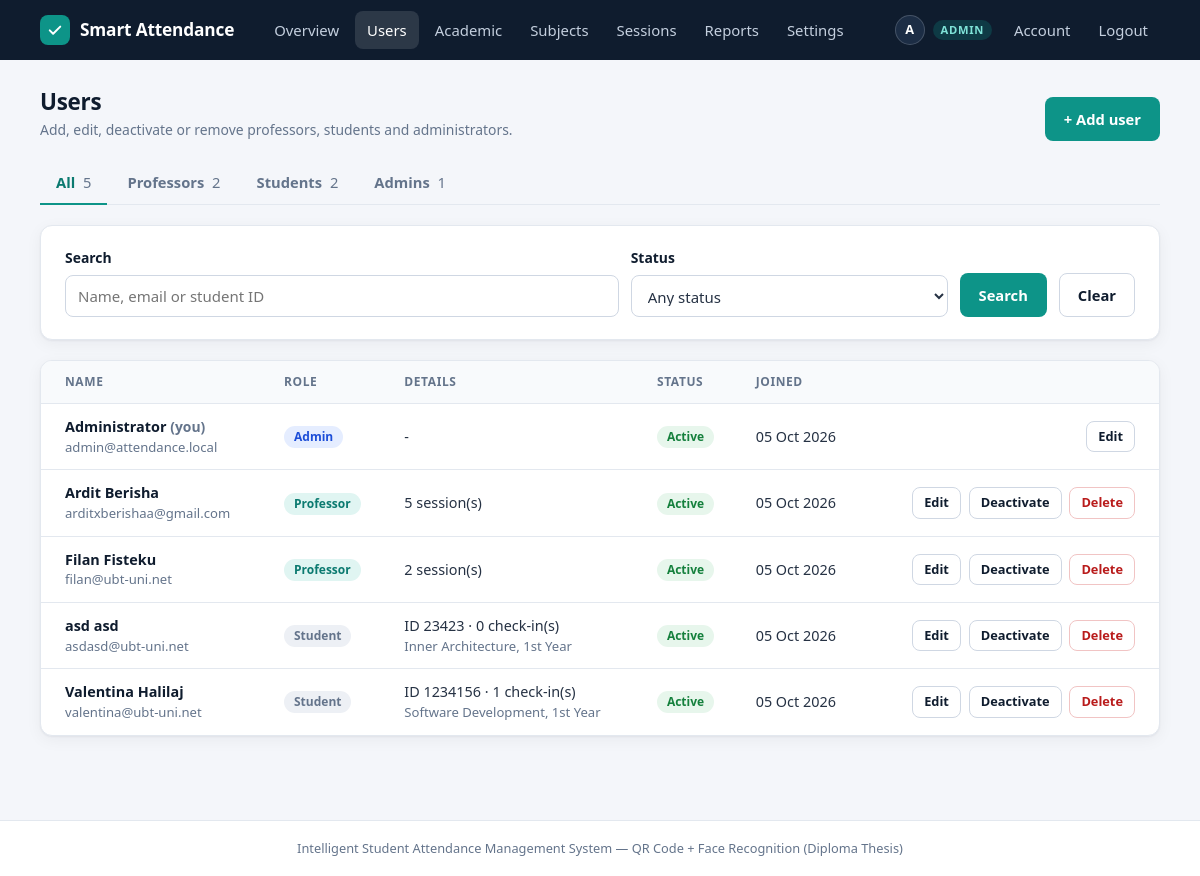
The page /admin/users (signed in) on the database its author committed.
### tables this page shows
CREATE TABLE "users" (
        id            INTEGER PRIMARY KEY AUTOINCREMENT,
        full_name     TEXT NOT NULL,
        email         TEXT NOT NULL UNIQUE,
        password_hash TEXT NOT NULL,
        role          TEXT NOT NULL CHECK(role IN ('admin', 'professor', 'student')),
        student_id    TEXT,                 -- university/matriculation number (students only)
        face_encoding TEXT,                 -- JSON array of 128 floats (students only)
        is_active     INTEGER NOT NULL DEFAULT 1,            -- 0 = account disabled by an admin
        must_change_password INTEGER NOT NULL DEFAULT 0,     -- 1 = temporary password in use
        created_at    TIMESTAMP DEFAULT CURRENT_TIMESTAMP
    , face_photo TEXT, first_name TEXT, last_name TEXT, program_id INTEGER REFERENCES programs (id), study_year_id INTEGER REFERENCES study_years (id), specialisation_id INTEGER REFERENCES specialisations (id));

### app.py (the view)
@app.route("/admin/users")
@role_required("admin")
def admin_users():
    role = request.args.get("role", "")
    status = request.args.get("status", "")
    q = request.args.get("q", "").strip()
    where, params = ["1 = 1"], []
    if role in ROLES:
        where.append("u.role = ?")
        params.append(role)
    if status in ("active", "inactive"):
        where.append("u.is_active = ?")
        params.append(1 if status == "active" else 0)
    if q:
        where.append("(u.full_name LIKE ? OR u.email LIKE ? OR u.student_id LIKE ?)")
        params += [f"%{q}%"] * 3
    db = get_db()
    users = db.execute(
        f"""SELECT u.*,
                   (SELECT name FROM programs WHERE id = u.program_id) AS program_name,
                   (SELECT name FROM study_years WHERE id = u.study_year_id) AS year_name,
                   (SELECT COUNT(*) FROM attendance a WHERE a.student_id = u.id) AS attended_count,
                   (SELECT COUNT(*) FROM sessions s WHERE s.professor_id = u.id) AS session_count
            FROM users u
            WHERE {' AND '.join(where)}
            ORDER BY u.role, u.full_name COLLATE NOCASE""",
        params,
    ).fetchall()
    counts = {r["role"]: r["n"] for r in db.execute("SELECT role, COUNT(*) AS n FROM users GROUP BY role")}
    return render_template(
        "admin_users.html", users=users, counts=counts, role=role, status=status, q=q,
    )

### app.py (called while the page is built, shortened)
def csrf_token():
    if "_csrf" not in session:
        session["_csrf"] = secrets.token_hex(16)
    return session["_csrf"]

@app.before_request
def load_user_and_protect():
    g.user = None
    if request.endpoint == "static":
        return None
    user_id = session.get("user_id")
    if user_id is not None:
        g.user = get_db().execute("SELECT * FROM users WHERE id = ?", (user_id,)).fetchone()
        if g.user is None or not g.user["is_active"]:
            session.clear()
            g.user = None
            flash("Your account is no longer available. Please log in again.", "error")
    if g.user and g.user["must_change_password"] and request.endpoint not in ("account", "logout"):
        if request.is_json:
            return jsonify({"success": False, "message": "Please set a new password first."}), 403
        return redirect(url_for("account"))
    return None

@app.context_processor
def inject_globals():
    return {"current_user": g.get("user"), "csrf_token": csrf_token}

def to_local(value):
    if not value:
        return None
    if isinstance(value, str):
        value = datetime.strptime(value[:19], "%Y-%m-%d %H:%M:%S")
    return value.replace(tzinfo=timezone.utc).astimezone()

@app.template_filter("localtime")
def localtime_filter(value, fmt="%d %b %Y, %H:%M"):
    local = to_local(value)
    return local.strftime(fmt) if local else "-"

def role_required(*roles):
    def decorator(f):
        @wraps(f)
        def wrapper(*args, **kwargs):
            if g.user is None:
                flash("Please log in to continue.", "error")
                return redirect(url_for("login"))
            if g.user["role"] not in roles:
                flash("You do not have permission to view that page.", "error")
                return redirect(url_for("index"))
            return f(*args, **kwargs)
        return wrapper
    return decorator

### database.py (called while the page is built)
def get_db():
    conn = sqlite3.connect(DB_PATH)
    conn.row_factory = sqlite3.Row
    conn.execute("PRAGMA foreign_keys = ON")
    return conn

def request_db():
    if "db" not in g:
        g.db = get_db()
    return g.db

### templates/admin_users.html (shortened to what this page needs)
{% extends "base.html" %}
{% import "_macros.html" as ui with context %}
{% block content %}
<div class="page-header">
    <div>
        <h2>Users</h2>
        <p class="hint">Add, edit, deactivate or remove professors, students and administrators.</p>
    </div>
    <div class="page-actions">
        <a href="{{ url_for('admin_user_new', role=role or 'professor') }}" class="btn btn-primary">+ Add user</a>
    </div>
</div>
<div class="tabs">
    <a href="{{ url_for('admin_users', q=q or None, status=status or None) }}" {% if not role %}class="active"{% endif %}>All <span class="count">{{ counts.values() | sum }}</span></a>
    <a href="{{ url_for('admin_users', role='professor', q=q or None, status=status or None) }}" {% if role == 'professor' %}class="active"{% endif %}>Professors <span class="count">{{ counts.get('professor', 0) }}</span></a>
    <a href="{{ url_for('admin_users', role='student', q=q or None, status=status or None) }}" {% if role == 'student' %}class="active"{% endif %}>Students <span class="count">{{ counts.get('student', 0) }}</span></a>
    <a href="{{ url_for('admin_users', role='admin', q=q or None, status=status or None) }}" {% if role == 'admin' %}class="active"{% endif %}>Admins <span class="count">{{ counts.get('admin', 0) }}</span></a>
</div>
<div class="card">
    <form method="GET" action="{{ url_for('admin_users') }}" class="filters">
        <div class="field field-wide">
            <label for="q">Search</label>
            <input type="search" id="q" name="q" value="{{ q }}" placeholder="Name, email or student ID">
        </div>
        <div class="field">
            <label for="status">Status</label>
            <select id="status" name="status">
                <option value="">Any status</option>
            </select>
        </div>
        <button type="submit" class="btn btn-primary">Search</button>
        <a href="{{ url_for('admin_users', role=role or None) }}" class="btn btn-secondary">Clear</a>
    </form>
</div>
<div class="card card-flush">
    {% if users %}
    <div class="table-wrap">
        <table class="data-table">
            <thead>
                <tr>
                    <th>Name</th>
                    <th>Role</th>
                    <th>Details</th>
                    <th>Status</th>
                    <th>Joined</th>
                    <th class="actions"></th>
                </tr>
            </thead>
            <tbody>
                {% for u in users %}
                {% set is_self = u.id == current_user.id %}
                <tr>
                    <td>
                        <div class="cell-main"><a href="{{ url_for('admin_user_edit', user_id=u.id) }}">{{ u.full_name }}</a>{% if is_self %} <span class="muted">(you)</span>{% endif %}</div>
                        <div class="cell-sub">{{ u.email }}</div>
                    </td>
                    <td>{{ ui.role_badge(u.role) }}</td>
                    <td>
                        {% if u.role == 'student' %}
                            <div>ID {{ u.student_id or '-' }} &middot; {{ u.attended_count }} check-in(s)</div>
                            <div class="cell-sub">
                                {% if u.program_name %}{{ u.program_name }}, {{ u.year_name }}{% else %}<span class="badge badge-warning">No academic info</span>{% endif %}
                            </div>
                        {% elif u.role == 'professor' %}
                            {{ u.session_count }} session(s)
                        {% else %}
                            -
                        {% endif %}
                    </td>
                    <td>
                        {% if u.is_active %}<span class="badge badge-success">Active</span>{% else %}<span class="badge badge-muted">Deactivated</span>{% endif %}
                    </td>
                    <td class="nowrap">{{ u.created_at | localtime('%d %b %Y') }}</td>
                    <td class="actions">
                        <a href="{{ url_for('admin_user_edit', user_id=u.id) }}" class="btn btn-small btn-secondary">Edit</a>
                        {% if not is_self %}
                        <form method="POST" action="{{ url_for('admin_user_action', user_id=u.id) }}">
                            <button type="submit" class="btn btn-small btn-secondary">{{ 'Deactivate' if u.is_active else 'Activate' }}</button>
                        </form>
                        <form method="POST" action="{{ url_for('admin_user_action', user_id=u.id) }}" data-confirm="Delete {{ u.full_name }}? Their {{ 'attendance records' if u.role == 'student' else 'sessions and the attendance recorded in them' }} will be deleted too. This cannot be undone.">
                            <button type="submit" class="btn btn-small btn-danger">Delete</button>
                        </form>
                        {% endif %}
                    </td>
                </tr>
                {% endfor %}
            </tbody>
        </table>
    </div>
    {% else %}
    <p class="empty">No users match this search.</p>
    {% endif %}
</div>
{% endblock %}

### templates/base.html (shortened to what this page needs)
<!DOCTYPE html>
<html lang="en">
<head>
<link rel="stylesheet" href="{{ url_for('static', filename='css/style.css') }}">
</head>
<body>
{% macro nav_link(endpoint, label, also=()) %}
<a href="{{ url_for(endpoint) }}" {% if request.endpoint == endpoint or request.endpoint in also %}class="active"{% endif %}>{{ label }}</a>
{% endmacro %}
<nav class="navbar">
    <div class="navbar-inner">
        <a href="{{ url_for('index') }}" class="brand">
            <span class="brand-mark">
                <svg viewBox="0 0 24 24" fill="none" stroke="#fff" stroke-width="2.6" stroke-linecap="round" stroke-linejoin="round" aria-hidden="true"><path d="M5 12.5l4.5 4.5L19 7.5"/></svg>
            </span>
            Smart Attendance
        </a>
        <div class="nav-menu" id="nav-menu">
            {% if current_user %}
                {% if current_user.role == 'admin' %}
                    {{ nav_link('admin_dashboard', 'Overview') }}
                    {{ nav_link('admin_users', 'Users', ('admin_user_new', 'admin_user_edit')) }}
                    {{ nav_link('academic.structure', 'Academic', ('academic.program',)) }}
                    {{ nav_link('academic.subjects', 'Subjects', ('academic.subject_new', 'academic.subject_edit')) }}
                    {{ nav_link('admin_sessions', 'Sessions', ('session_qr',)) }}
                    {{ nav_link('reports', 'Reports', ('report_students', 'report_student', 'report_session')) }}
                    {{ nav_link('academic.settings', 'Settings') }}
                {% elif current_user.role == 'professor' %}
                    {{ nav_link('professor_dashboard', 'Dashboard', ('session_qr',)) }}
                    {{ nav_link('professor_subjects', 'My Subjects') }}
                    {{ nav_link('create_session', 'New Session') }}
                    {{ nav_link('reports', 'Reports', ('report_students', 'report_student', 'report_session')) }}
                {% else %}
                    {{ nav_link('student_dashboard', 'Dashboard', ('enroll_face',)) }}
                {% endif %}
                <span class="nav-user">
                    <span class="avatar">{{ current_user.full_name[:1] | upper }}</span>
                    <span class="role-chip">{{ current_user.role }}</span>
                </span>
                {{ nav_link('account', 'Account') }}
                <a href="{{ url_for('logout') }}">Logout</a>
            {% else %}
                <span class="nav-spacer"></span>
                {{ nav_link('login', 'Login') }}
                {{ nav_link('register', 'Register') }}
            {% endif %}
        </div>
    </div>
</nav>
<main class="container {% block container_class %}{% endblock %}">
    {% block content %}{% endblock %}
</main>
<footer class="footer">
    Intelligent Student Attendance Management System &mdash; QR Code + Face Recognition (Diploma Thesis)
</footer>
</body>
</html>

### templates/_macros.html (shortened to what this page needs)
{% macro role_badge(role) %}
<span class="badge {{ {'admin': 'badge-info', 'professor': 'badge-accent'}.get(role, 'badge-muted') }}">{{ role | capitalize }}</span>
{% endmacro %}

### rows shown on the page
users: full_name "A", role "ADMIN", full_name "Administrator", shows "(you)", email "admin@attendance.local", role "Admin", is_active "Active", created_at "05 Oct 2026"
users: full_name "Ardit Berisha", email "arditxberishaa@gmail.com", role "Professor", session_count "5", shows "Active", created_at "05 Oct 2026", is_active "Deactivate"
users: full_name "Filan Fisteku", email "filan@ubt-uni.net", role "Professor", session_count "2", shows "Active", created_at "05 Oct 2026", is_active "Deactivate"
users: full_name "asd asd", email "asdasd@ubt-uni.net", role "Student", student "23423", attended_count "0", program_name "Inner Architecture", year_name "1st Year", shows "Active", created_at "05 Oct 2026", is_active "Deactivate"
users: full_name "Valentina Halilaj", email "valentina@ubt-uni.net", role "Student", student "1234156", attended_count "1", program_name "Software Development", year_name "1st Year", shows "Active", created_at "05 Oct 2026", is_active "Deactivate"

### other values the page prints
{{ label }} "Overview Users Academic Subjects Sessions Reports Settings Account"
{{ counts.values() | sum }} "5"
{{ counts.get('professor', 0) }} "2"
{{ counts.get('student', 0) }} "2"
{{ counts.get('admin', 0) }} "1"
